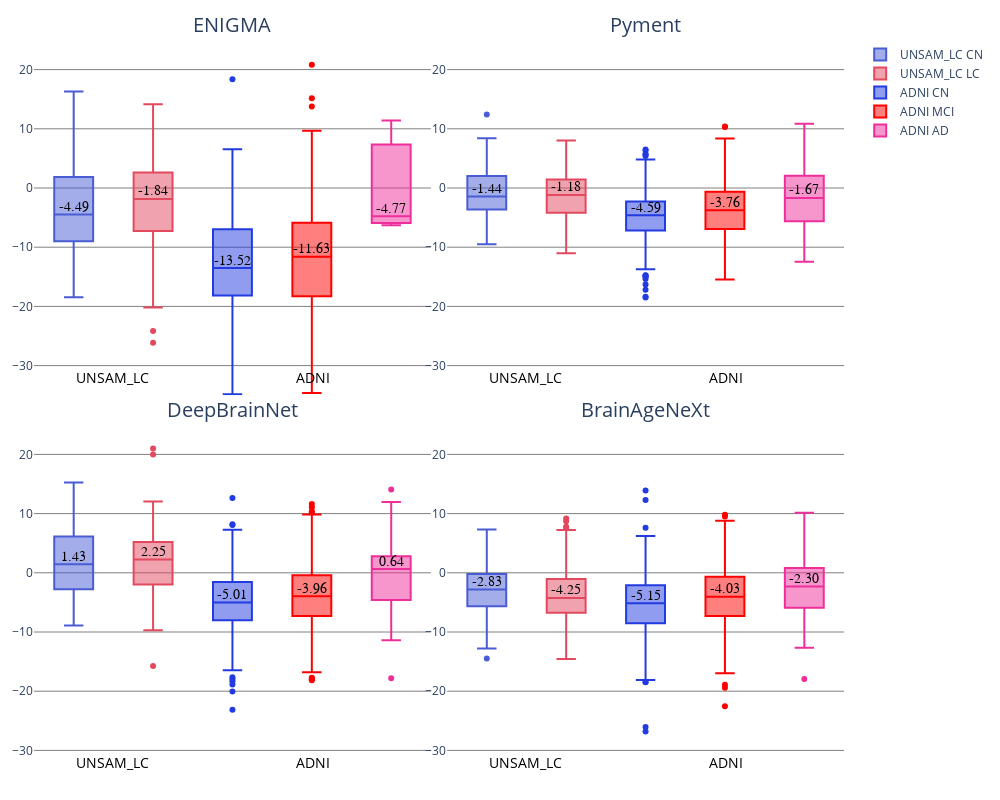

Source (notebook cell):
### Code cell
# Crear figura con subplots 2x2
fig = make_subplots(rows=2, cols=2, 
                    subplot_titles=("ENIGMA", "Pyment", "DeepBrainNet", "BrainAgeNeXt"),
                    horizontal_spacing=0.02,   # Espacio entre columnas
                    vertical_spacing=0.04 )

# Aumentar el tamaño del texto de los títulos de los subplots
fig.update_annotations(font=dict(size=20))  # o 18, 20, etc.

#calculo de todas las medianas
median_BAN_CP_CN = BAN_CP[BAN_CP['Grupo']=='CONTROL']['Error'].median()
median_BAN_CP_LC = BAN_CP[BAN_CP['Grupo']=='COVID']['Error'].median()
median_BAN_ADNI_CN = BAN_ADNI[BAN_ADNI['Group']=='CN']['Error'].median()
median_BAN_ADNI_MCI= BAN_ADNI[(BAN_ADNI['Group']!='CN') & (BAN_ADNI['Group']!='AD')]['Error'].median()
median_BAN_ADNI_AD = BAN_ADNI[BAN_ADNI['Group']=='AD']['Error'].median()

median_DBN_CP_CN = DBN_CP[DBN_CP['Grupo']=='CONTROL']['Error'].median()
median_DBN_CP_LC = DBN_CP[DBN_CP['Grupo']=='COVID']['Error'].median()
median_DBN_ADNI_CN = DBN_ADNI[DBN_ADNI['Group']=='CN']['Error'].median()
median_DBN_ADNI_MCI = DBN_ADNI[(DBN_ADNI['Group']!='CN') & (DBN_ADNI['Group']!='AD')]['Error'].median()
median_DBN_ADNI_AD = DBN_ADNI[DBN_ADNI['Group']=='AD']['Error'].median()

median_pyment_CP_CN = pyment_CP[pyment_CP['Grupo']=='CONTROL']['Error'].median()
median_pyment_CP_LC = pyment_CP[pyment_CP['Grupo']=='COVID']['Error'].median()
median_pyment_ADNI_CN = pyment_ADNI[pyment_ADNI['Group']=='CN']['Error'].median()
median_pyment_ADNI_MCI = pyment_ADNI[(pyment_ADNI['Group']!='CN') & (pyment_ADNI['Group']!='AD')]['Error'].median()
median_pyment_ADNI_AD = pyment_ADNI[pyment_ADNI['Group']=='AD']['Error'].median()

median_ENIGMA_CP_CN = ENIGMA_CP[ENIGMA_CP['Grupo']=='CONTROL']['Error'].median()
median_ENIGMA_CP_LC = ENIGMA_CP[ENIGMA_CP['Grupo']=='COVID']['Error'].median()
median_ENIGMA_ADNI_CN = ENIGMA_ADNI[ENIGMA_ADNI['Group']=="CN"]['Error'].median()
median_ENIGMA_ADNI_MCI = ENIGMA_ADNI[(ENIGMA_ADNI['Group']!='CN') & (ENIGMA_ADNI['Group']!='AD')]['Error'].median()
median_ENIGMA_ADNI_AD = ENIGMA_ADNI[ENIGMA_ADNI['Group']=='AD']['Error'].median()

# --- BAN ---
fig.add_trace(go.Box(y=BAN_CP[BAN_CP['Grupo']=='CONTROL']['Error'], name="UNSAM_LC CN", marker_color="#495CD4"), row=2, col=2)
fig.add_trace(go.Box(y=BAN_CP[BAN_CP['Grupo']=='COVID']['Error'], name="UNSAM_LC LC", marker_color='#E2495E'), row=2, col=2)
fig.add_trace(go.Box(y=BAN_ADNI[BAN_ADNI['Group']=='CN']['Error'], name="ADNI CN", marker_color='#223BE0'), row=2, col=2)
fig.add_trace(go.Box(y=BAN_ADNI[(BAN_ADNI['Group']!='CN') & (BAN_ADNI['Group']!='AD')]['Error'], name="ADNI MCI", marker_color='red'), row=2, col=2)
fig.add_trace(go.Box(y=BAN_ADNI[BAN_ADNI['Group']=='AD']['Error'], name="ADNI AD", marker_color='#EE2F9B'), row=2, col=2)

# Agregar medianas como anotaciones
fig.add_trace(go.Scatter(
    x=["UNSAM_LC CN", "UNSAM_LC LC", "ADNI CN", "ADNI MCI", "ADNI AD"],
    y=[median_BAN_CP_CN, median_BAN_CP_LC, median_BAN_ADNI_CN, median_BAN_ADNI_MCI, median_BAN_ADNI_AD],
    mode="text",
    text=[f"{median_BAN_CP_CN:.2f}", f"{median_BAN_CP_LC:.2f}", f"{median_BAN_ADNI_CN:.2f}", f"{median_BAN_ADNI_MCI:.2f}", f"{median_BAN_ADNI_AD:.2f}"],
    textposition="top center",
    textfont=dict(
            color='black',
            size=14,
            family='Arial'
        ),
    showlegend=False
), row=2, col=2)

# --- DBN ---
fig.add_trace(go.Box(y=DBN_CP[DBN_CP['Grupo']=='CONTROL']['Error'], name="UNSAM_LC CN", marker_color='#495CD4', showlegend=False), row=2, col=1)
fig.add_trace(go.Box(y=DBN_CP[DBN_CP['Grupo']!='CONTROL']['Error'], name="UNSAM_LC LC", marker_color='#E2495E', showlegend=False), row=2, col=1)
fig.add_trace(go.Box(y=DBN_ADNI[DBN_ADNI['Group']=='CN']['Error'], name="ADNI CN", marker_color='#223BE0', showlegend=False), row=2, col=1)
fig.add_trace(go.Box(y=DBN_ADNI[(DBN_ADNI['Group']!='CN') & (DBN_ADNI['Group']!='AD')]['Error'], name="ADNI MCI", marker_color='red', showlegend=False), row=2, col=1)
fig.add_trace(go.Box(y=DBN_ADNI[DBN_ADNI['Group']=='AD']['Error'], name="ADNI AD", marker_color='#EE2F9B', showlegend=False), row=2, col=1)

# Agregar medianas como anotaciones
fig.add_trace(go.Scatter(
    x=["UNSAM_LC CN", "UNSAM_LC LC", "ADNI CN", "ADNI MCI", "ADNI AD"],
    y=[median_DBN_CP_CN, median_DBN_CP_LC, median_DBN_ADNI_CN, median_DBN_ADNI_MCI, median_DBN_ADNI_AD],
    mode="text",
    text=[f"{median_DBN_CP_CN:.2f}", f"{median_DBN_CP_LC:.2f}", f"{median_DBN_ADNI_CN:.2f}", f"{median_DBN_ADNI_MCI:.2f}", f"{median_DBN_ADNI_AD:.2f}"],
    textposition="top center",
    textfont=dict(
            color='black',
            size=14,
            family='Arial'
        ),
    showlegend=False
), row=2, col=1)

# --- pyment ---
fig.add_trace(go.Box(y=pyment_CP[pyment_CP['Grupo']=='CONTROL']['Error'], name="UNSAM_LC CN", marker_color='#495CD4', showlegend=False), row=1, col=2)
fig.add_trace(go.Box(y=pyment_CP[pyment_CP['Grupo']=='COVID']['Error'], name="UNSAM_LC LC", marker_color='#E2495E', showlegend=False), row=1, col=2)
fig.add_trace(go.Box(y=pyment_ADNI[pyment_ADNI['Group']=='CN']['Error'], name="ADNI CN", marker_color='#223BE0', showlegend=False), row=1, col=2)
fig.add_trace(go.Box(y=pyment_ADNI[(pyment_ADNI['Group']!='CN') & (pyment_ADNI['Group']!='AD')]['Error'], name="ADNI MCI", marker_color='red', showlegend=False), row=1, col=2)
fig.add_trace(go.Box(y=pyment_ADNI[pyment_ADNI['Group']=='AD']['Error'], name="ADNI AD", marker_color='#EE2F9B', showlegend=False), row=1, col=2)

fig.add_trace(go.Scatter(
    x=["UNSAM_LC CN", "UNSAM_LC LC", "ADNI CN", "ADNI MCI", 'ADNI AD'],
    y=[median_pyment_CP_CN, median_pyment_CP_LC, median_pyment_ADNI_CN, median_pyment_ADNI_MCI, median_pyment_ADNI_AD],
    mode="text",
    text=[f"{median_pyment_CP_CN:.2f}", f"{median_pyment_CP_LC:.2f}", f"{median_pyment_ADNI_CN:.2f}", f"{median_pyment_ADNI_MCI:.2f}", f"{median_pyment_ADNI_AD:.2f}"],
    textposition="top center",
    textfont=dict(
            color='black',
            size=14,
            family='Arial'
        ),
    showlegend=False
), row=1, col=2)

# --- ENIGMA ---
fig.add_trace(go.Box(y=ENIGMA_CP[ENIGMA_CP['Grupo']=='CONTROL']['Error'], name="UNSAM_LC CN", marker_color="#495CD4", showlegend=False), row=1, col=1)
fig.add_trace(go.Box(y=ENIGMA_CP[ENIGMA_CP['Grupo']=='COVID']['Error'], name="UNSAM_LC LC", marker_color="#E2495E", showlegend=False), row=1, col=1)
fig.add_trace(go.Box(y=ENIGMA_ADNI[ENIGMA_ADNI['Group']=="CN"]['Error'], name="ADNI CN", marker_color='#223BE0', showlegend=False), row=1, col=1)
fig.add_trace(go.Box(y=ENIGMA_ADNI[(ENIGMA_ADNI['Group']!='CN') & (ENIGMA_ADNI['Group']!='AD')]['Error'], name="ADNI MCI", marker_color='red', showlegend=False), row=1, col=1)
fig.add_trace(go.Box(y=ENIGMA_ADNI[ENIGMA_ADNI['Group']=='AD']['Error'], name="ADNI AD", marker_color="#EE2F9B", showlegend=False), row=1, col=1)

fig.add_trace(go.Scatter(
    x=["UNSAM_LC CN", "UNSAM_LC LC", "ADNI CN", "ADNI MCI", "ADNI AD"],
    y=[median_ENIGMA_CP_CN, median_ENIGMA_CP_LC, median_ENIGMA_ADNI_CN, median_ENIGMA_ADNI_MCI, median_ENIGMA_ADNI_AD],
    mode="text",
    text=[f"{median_ENIGMA_CP_CN:.2f}", f"{median_ENIGMA_CP_LC:.2f}", f"{median_ENIGMA_ADNI_CN:.2f}", f"{median_ENIGMA_ADNI_MCI:.2f}", f"{median_ENIGMA_ADNI_AD:.2f}"],
    textposition="top center",
    textfont=dict(
            color='black',
            size=14,
            family='Arial'
        ),
    showlegend=False
), row=1, col=1)

fig.update_layout(
    height=800, width=1000,
    plot_bgcolor='white',  # fondo blanco
    paper_bgcolor='white',
    margin=dict(t=40,l=20, r=20, b=20),  # Ajustar márgenes
)

# Agregar etiquetas agrupadas ("UNSAM_LC" y "ADNI") debajo del eje x de cada subplot

# Posiciones aproximadas para los subgrupos de boxplots dentro de cada subplot
unsam_x = 0.1  # centrado entre el primer y segundo boxplot
adni_x = 0.75   # centrado entre los tres de ADNI

# Fila 1 - columna 1 (BAN)
fig.add_annotation(
    text="UNSAM_LC", xref="x domain", yref="paper",
    x=unsam_x, y=-32, showarrow=False,
    font=dict(size=14, color="black"), row=1, col=1
)
fig.add_annotation(
    text="ADNI", xref="x domain", yref="paper",
    x=adni_x, y=-32, showarrow=False,
    font=dict(size=14, color="black"), row=1, col=1
)

# Fila 1 - columna 2 (DBN)
fig.add_annotation(
    text="UNSAM_LC", xref="x domain", yref="paper",
    x=unsam_x, y=-32, showarrow=False,
    font=dict(size=14, color="black"), row=1, col=2
)
fig.add_annotation(
    text="ADNI", xref="x domain", yref="paper",
    x=adni_x, y=-32, showarrow=False,
    font=dict(size=14, color="black"), row=1, col=2
)

# Fila 2 - columna 1 (Pyment)
fig.add_annotation(
    text="UNSAM_LC", xref="x domain", yref="paper",
    x=unsam_x, y=-32, showarrow=False,
    font=dict(size=14, color="black"), row=2, col=1
)
fig.add_annotation(
    text="ADNI", xref="x domain", yref="paper",
    x=adni_x, y=-32, showarrow=False,
    font=dict(size=14, color="black"), row=2, col=1
)

# Fila 2 - columna 2 (ENIGMA)
fig.add_annotation(
    text="UNSAM_LC", xref="x domain", yref="paper",
    x=unsam_x, y=-32, showarrow=False,
    font=dict(size=14, color="black"), row=2, col=2
)
fig.add_annotation(
    text="ADNI", xref="x domain", yref="paper",
    x=adni_x, y=-32, showarrow=False,
    font=dict(size=14, color="black"), row=2, col=2
)


# Mejorar la visibilidad del grid (aplica a todos los ejes)
fig.update_yaxes(showgrid=True, gridwidth=1, gridcolor='grey', zeroline=False)
fig.update_yaxes(range=[-35, 25])
fig.update_xaxes(showticklabels=False)


fig.show()

### Figure 1 — Plotly figure (JSON) as saved in the notebook; plotly's stock layout.template omitted (floating-point values rounded to 4 significant figures; data arrays with more than 128 entries replaced by an {"elided": "..."} marker saying what was removed)
{"data": [{"marker": {"color": "#495CD4"}, "name": "UNSAM_LC CN", "type": "box", "xaxis": "x4", "y": [-9.785, -3.75, 6.693, 6.079, -2.827, -1.684, -2.775, -2.447, -2.032, -9.174, -14.49, -2.72, -6.647, 2.261, -0.2184, -1.099, -5.569, -10.32, -3.432, 6.0, -4.355, -8.341, -3.479, -2.706, -1.46, -5.902, -2.733, -0.2021, -5.661, -8.588, 0.6013, -4.945, -5.641, -0.07271, -4.502, 1.23, -4.597, -5.794, -1.947, 7.326, 1.597, 3.333, -12.79, -5.446, -4.002], "yaxis": "y4"}, {"marker": {"color": "#E2495E"}, "name": "UNSAM_LC LC", "type": "box", "xaxis": "x4", "y": {"elided": "157 float values"}, "yaxis": "y4"}, {"marker": {"color": "#223BE0"}, "name": "ADNI CN", "type": "box", "xaxis": "x4", "y": {"elided": "572 float values"}, "yaxis": "y4"}, {"marker": {"color": "red"}, "name": "ADNI MCI", "type": "box", "xaxis": "x4", "y": {"elided": "564 float values"}, "yaxis": "y4"}, {"marker": {"color": "#EE2F9B"}, "name": "ADNI AD", "type": "box", "xaxis": "x4", "y": [10.16, -1.995, -3.708, 2.958, 0.8025, 3.307, -10.41, -0.4321, 4.905, 4.898, 4.125, -0.1333, -2.292, -1.521, -12.65, 0.07698, -2.305, -2.632, -1.863, -3.936, 1.583, -6.176, 5.532, -10.51, -4.81, -6.709, 0.384, -3.33, -2.695, 5.995, 2.177, -4.014, 1.585, 0.6487, -2.356, -2.921, -7.488, 1.962, -5.491, -2.508, -2.462, -1.767, -1.393, -2.298, -4.444, 1.998, -1.976, 0.3867, -6.515, -2.108, -6.563, -10.52, -9.86, -8.805, -7.812, -10.46, -17.95, 1.187, 1.088, -0.3316, 1.212, -3.586, -1.913, -11.63, -7.081, -5.103, -4.441, -0.7228, 1.768, -6.621, 1.944, -5.103, -5.921, -12.49], "yaxis": "y4"}, {"mode": "text", "showlegend": false, "text": ["-2.83", "-4.25", "-5.15", "-4.03", "-2.30"], "textfont": {"color": "black", "family": "Arial", "size": 14}, "textposition": "top center", "type": "scatter", "x": ["UNSAM_LC CN", "UNSAM_LC LC", "ADNI CN", "ADNI MCI", "ADNI AD"], "xaxis": "x4", "y": [-2.827, -4.247, -5.148, -4.034, -2.301], "yaxis": "y4"}, {"marker": {"color": "#495CD4"}, "name": "UNSAM_LC CN", "showlegend": false, "type": "box", "xaxis": "x3", "y": [9.17, 8.206, 4.82, -2.774, 10.19, -1.594, 8.227, 8.241, 7.148, 2.605, 5.463, 3.167, 8.029, 5.623, 15.27, 1.435, 6.09, -1.222, 1.07, -8.167, -7.173, 6.194, -2.824, 4.206, -0.85, -1.477, -1.2, -4.991, -2.498, 1.868, -1.22, -0.8964, 7.643, -2.735, -3.919, -3.16, -5.298, 2.631, -3.732, 3.644, -3.935, 1.967, -2.82, 6.754, -8.898], "yaxis": "y3"}, {"marker": {"color": "#E2495E"}, "name": "UNSAM_LC LC", "showlegend": false, "type": "box", "xaxis": "x3", "y": {"elided": "157 float values"}, "yaxis": "y3"}, {"marker": {"color": "#223BE0"}, "name": "ADNI CN", "showlegend": false, "type": "box", "xaxis": "x3", "y": {"elided": "483 float values"}, "yaxis": "y3"}, {"marker": {"color": "red"}, "name": "ADNI MCI", "showlegend": false, "type": "box", "xaxis": "x3", "y": {"elided": "433 float values"}, "yaxis": "y3"}, {"marker": {"color": "#EE2F9B"}, "name": "ADNI AD", "showlegend": false, "type": "box", "xaxis": "x3", "y": [11.95, -5.364, -7.038, 14.07, 3.006, 1.924, 5.255, -11.4, 2.208, 0.09868, 2.749, -2.483, -3.392, -1.163, -5.886, -0.6021, 3.576, -5.635, 4.37, -4.995, -7.654, -0.1269, 7.032, 4.08, 4.416, -5.483, -4.458, -3.97, 1.296, 0.6372, 1.075, 1.111, 1.369, -2.709, 8.491, 10.26, -17.82, 0.8918, 1.704, 3.29, -7.723, -3.362, -3.558, -4.976, -7.044, 1.195, 2.012, 0.8901, -1.069], "yaxis": "y3"}, {"mode": "text", "showlegend": false, "text": ["1.43", "2.25", "-5.01", "-3.96", "0.64"], "textfont": {"color": "black", "family": "Arial", "size": 14}, "textposition": "top center", "type": "scatter", "x": ["UNSAM_LC CN", "UNSAM_LC LC", "ADNI CN", "ADNI MCI", "ADNI AD"], "xaxis": "x3", "y": [1.435, 2.254, -5.011, -3.958, 0.6372], "yaxis": "y3"}, {"marker": {"color": "#495CD4"}, "name": "UNSAM_LC CN", "showlegend": false, "type": "box", "xaxis": "x2", "y": [12.41, 1.419, 8.398, -1.521, -1.892, -3.177, -0.8108, 6.63, -6.034, -7.757, -1.282, 0.3733, -0.9791, -2.384, -3.568, 6.387, -3.355, 1.924, -8.283, -2.445, -0.83, -0.6883, 3.683, -6.8, 2.969, 3.876, -5.018, -3.838, -9.488, -2.846, -0.7311, -4.804, 5.05, -0.2069, 2.299, 2.31, -6.83, -4.386, -1.884, 3.646, -2.989, -6.23, -1.444, -1.026, -2.846], "yaxis": "y2"}, {"marker": {"color": "#E2495E"}, "name": "UNSAM_LC LC", "showlegend": false, "type": "box", "xaxis": "x2", "y": {"elided": "151 float values"}, "yaxis": "y2"}, {"marker": {"color": "#223BE0"}, "name": "ADNI CN", "showlegend": false, "type": "box", "xaxis": "x2", "y": {"elided": "535 float values"}, "yaxis": "y2"}, {"marker": {"color": "red"}, "name": "ADNI MCI", "showlegend": false, "type": "box", "xaxis": "x2", "y": {"elided": "523 float values"}, "yaxis": "y2"}, {"marker": {"color": "#EE2F9B"}, "name": "ADNI AD", "showlegend": false, "type": "box", "xaxis": "x2", "y": [-9.674, 9.509, -8.929, 8.874, -8.756, -8.286, -8.275, 8.26, 8.026, -7.726, -7.694, -7.453, 6.923, -6.587, 6.416, 6.401, -5.985, -5.958, -5.708, -5.609, -5.216, -5.206, -5.039, -4.86, 4.839, 4.666, 4.567, 4.492, -4.47, -3.904, -3.808, -3.767, -3.671, -3.541, -3.395, 3.122, -3.121, -3.069, 3.039, -2.52, 2.249, 2.185, 2.041, -12.47, -11.29, 10.87, -10.7, -10.53, 1.732, -1.672, -1.669, -1.323, 1.285, -1.19, -1.161, -0.9922, 0.9468, -0.9367, 0.8184, 0.6021, -0.5466, -0.4763, 0.3699, 0.147, -0.1219], "yaxis": "y2"}, {"mode": "text", "showlegend": false, "text": ["-1.44", "-1.18", "-4.59", "-3.76", "-1.67"], "textfont": {"color": "black", "family": "Arial", "size": 14}, "textposition": "top center", "type": "scatter", "x": ["UNSAM_LC CN", "UNSAM_LC LC", "ADNI CN", "ADNI MCI", "ADNI AD"], "xaxis": "x2", "y": [-1.444, -1.175, -4.587, -3.762, -1.669], "yaxis": "y2"}, {"marker": {"color": "#495CD4"}, "name": "UNSAM_LC CN", "showlegend": false, "type": "box", "xaxis": "x", "y": [1.141, -2.698, 11.18, -7.935, 0.5943, 1.664, 16.28, 15.52, -2.43, -5.029, 2.242, 9.983, 3.323, -1.156, 9.083, -13.71, -3.711, -12.32, 3.92, -7.464, -9.152, 9.011, -10.22, -8.195, -6.321, -5.345, -18.12, -13.97, -1.231, -2.977, -12.6, -7.976, 1.785, -4.486, -15.44, -6.239, 3.88, -5.607, -9.243, 2.007, -8.938, -13.43, -18.45, -1.458, -5.173], "yaxis": "y"}, {"marker": {"color": "#E2495E"}, "name": "UNSAM_LC LC", "showlegend": false, "type": "box", "xaxis": "x", "y": {"elided": "157 float values"}, "yaxis": "y"}, {"marker": {"color": "#223BE0"}, "name": "ADNI CN", "showlegend": false, "type": "box", "xaxis": "x", "y": [-14.75, -2.54, 6.559, -5.74, -12.47, -4.935, -12.46, 0.1919, -7.651, -13.47, -7.248, -0.6148, -26.04, 18.36, -4.378, 1.379, 0.07361, -14.48, -7.125, -2.639, -6.799, -9.825, -17.88, -8.356, -2.739, -29.31, -5.666, -13.52, -23.71, -27.92, -15.7, -4.399, -17.09, -11.72, -14.6, -16.25, -5.174, -11.87, -14.08, -0.4758, -15.73, -8.178, -16.36, -10.06, -3.729, -13.67, -21.18, -19.03, -17.67, -16.19, -20.29, -14.05, -15.34, -13.04, -7.001, -9.746, -4.07, -5.006, -21.3, -12.15, -18.54, -21.68, -10.64, -17.81, -10.86, -19.79, -6.943, -27.9, -20.34, -5.835, -16.96, -28.84, -12.78, -17.61, -29.57, -5.695, -6.533, -14.59, -9.34, -20.4, -20.12, -19.81, -13.71, -12.89, -19.62, -10.21, -17.16, -13.49, -16.19, -12.05, -19.59, -33.73, -22.28, -17.02, -21.81, -18.06, -34.82], "yaxis": "y"}, {"marker": {"color": "red"}, "name": "ADNI MCI", "showlegend": false, "type": "box", "xaxis": "x", "y": [-5.589, -13.12, -19.3, 4.5, -2.963, -4.42, 9.654, 3.009, 15.18, -7.436, -12.29, 1.137, 20.83, 4.979, -14.71, -5.374, -11.86, -16.74, -14.35, -7.776, -14.71, -6.18, -12.77, -3.336, -10.91, -12.75, -9.503, -3.525, -6.545, -7.256, -6.128, -8.472, 13.75, -10.11, -11.09, -8.85, -9.634, -0.1527, -10.15, -0.995, -8.773, -21.87, -17.38, -20.43, 3.225, -15.28, 0.4006, -20.78, -19.97, -11.63, -23.29, -15.51, -2.874, -17.82, -22.0, -20.84, -13.98, -2.504, -6.601, -23.18, -22.13, -23.49, -24.3, -15.16, -9.875, -8.831, -4.499, -15.75, -11.51, -5.95, -1.812, -21.54, -27.62, -19.53, -21.05, -0.005163, -34.62, -9.488, -8.129, -23.53, -17.39, -10.64, -17.34, -20.94, -13.48, -22.9, -11.97, -17.94, -21.7, -22.5, -13.29, -16.0, -29.01], "yaxis": "y"}, {"marker": {"color": "#EE2F9B"}, "name": "ADNI AD", "showlegend": false, "type": "box", "xaxis": "x", "y": [11.41, -4.774, -6.308], "yaxis": "y"}, {"mode": "text", "showlegend": false, "text": ["-4.49", "-1.84", "-13.52", "-11.63", "-4.77"], "textfont": {"color": "black", "family": "Arial", "size": 14}, "textposition": "top center", "type": "scatter", "x": ["UNSAM_LC CN", "UNSAM_LC LC", "ADNI CN", "ADNI MCI", "ADNI AD"], "xaxis": "x", "y": [-4.486, -1.843, -13.52, -11.63, -4.774], "yaxis": "y"}], "layout": {"annotations": [{"font": {"size": 20}, "showarrow": false, "text": "ENIGMA", "x": 0.245, "xanchor": "center", "xref": "paper", "y": 1, "yanchor": "bottom", "yref": "paper"}, {"font": {"size": 20}, "showarrow": false, "text": "Pyment", "x": 0.755, "xanchor": "center", "xref": "paper", "y": 1, "yanchor": "bottom", "yref": "paper"}, {"font": {"size": 20}, "showarrow": false, "text": "DeepBrainNet", "x": 0.245, "xanchor": "center", "xref": "paper", "y": 0.48, "yanchor": "bottom", "yref": "paper"}, {"font": {"size": 20}, "showarrow": false, "text": "BrainAgeNeXt", "x": 0.755, "xanchor": "center", "xref": "paper", "y": 0.48, "yanchor": "bottom", "yref": "paper"}, {"font": {"color": "black", "size": 14}, "showarrow": false, "text": "UNSAM_LC", "x": 0.1, "xref": "x domain", "y": -32, "yref": "y"}, {"font": {"color": "black", "size": 14}, "showarrow": false, "text": "ADNI", "x": 0.75, "xref": "x domain", "y": -32, "yref": "y"}, {"font": {"color": "black", "size": 14}, "showarrow": false, "text": "UNSAM_LC", "x": 0.1, "xref": "x2 domain", "y": -32, "yref": "y2"}, {"font": {"color": "black", "size": 14}, "showarrow": false, "text": "ADNI", "x": 0.75, "xref": "x2 domain", "y": -32, "yref": "y2"}, {"font": {"color": "black", "size": 14}, "showarrow": false, "text": "UNSAM_LC", "x": 0.1, "xref": "x3 domain", "y": -32, "yref": "y3"}, {"font": {"color": "black", "size": 14}, "showarrow": false, "text": "ADNI", "x": 0.75, "xref": "x3 domain", "y": -32, "yref": "y3"}, {"font": {"color": "black", "size": 14}, "showarrow": false, "text": "UNSAM_LC", "x": 0.1, "xref": "x4 domain", "y": -32, "yref": "y4"}, {"font": {"color": "black", "size": 14}, "showarrow": false, "text": "ADNI", "x": 0.75, "xref": "x4 domain", "y": -32, "yref": "y4"}], "height": 800, "margin": {"b": 20, "l": 20, "r": 20, "t": 40}, "paper_bgcolor": "white", "plot_bgcolor": "white", "width": 1000, "xaxis": {"anchor": "y", "domain": [0, 0.49], "showticklabels": false}, "xaxis2": {"anchor": "y2", "domain": [0.51, 1], "showticklabels": false}, "xaxis3": {"anchor": "y3", "domain": [0, 0.49], "showticklabels": false}, "xaxis4": {"anchor": "y4", "domain": [0.51, 1], "showticklabels": false}, "yaxis": {"anchor": "x", "domain": [0.52, 1], "gridcolor": "grey", "gridwidth": 1, "range": [-35, 25], "showgrid": true, "zeroline": false}, "yaxis2": {"anchor": "x2", "domain": [0.52, 1], "gridcolor": "grey", "gridwidth": 1, "range": [-35, 25], "showgrid": true, "zeroline": false}, "yaxis3": {"anchor": "x3", "domain": [0, 0.48], "gridcolor": "grey", "gridwidth": 1, "range": [-35, 25], "showgrid": true, "zeroline": false}, "yaxis4": {"anchor": "x4", "domain": [0, 0.48], "gridcolor": "grey", "gridwidth": 1, "range": [-35, 25], "showgrid": true, "zeroline": false}}}
